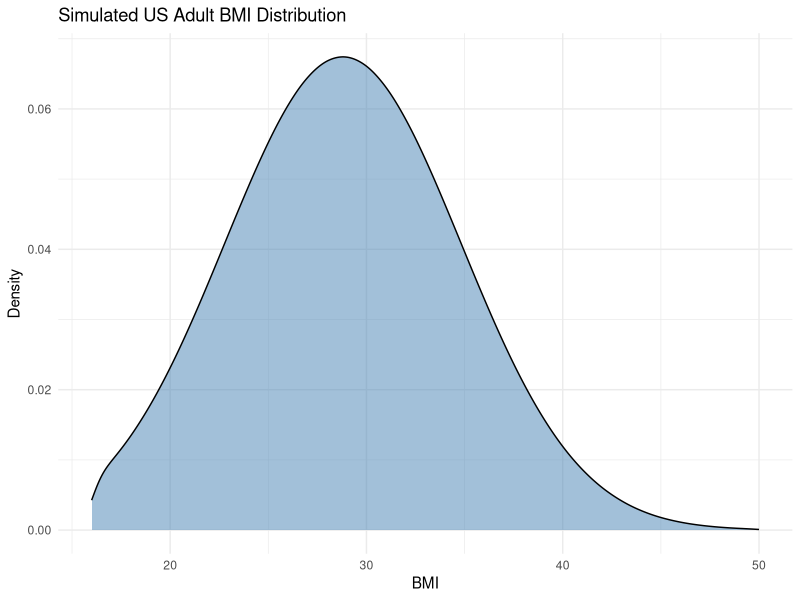
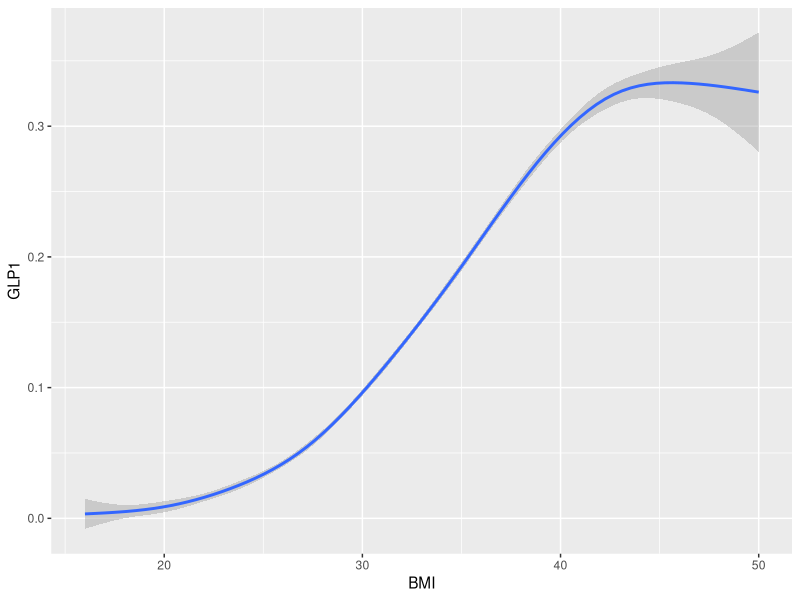
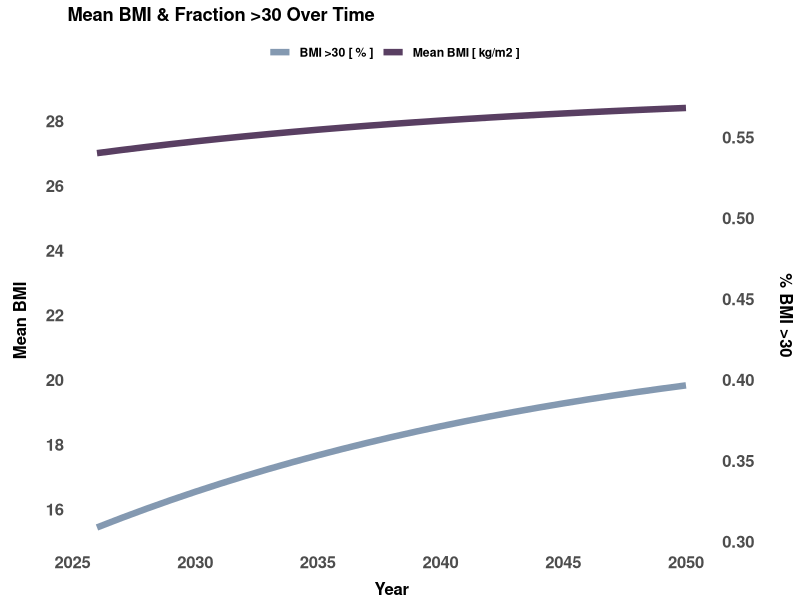
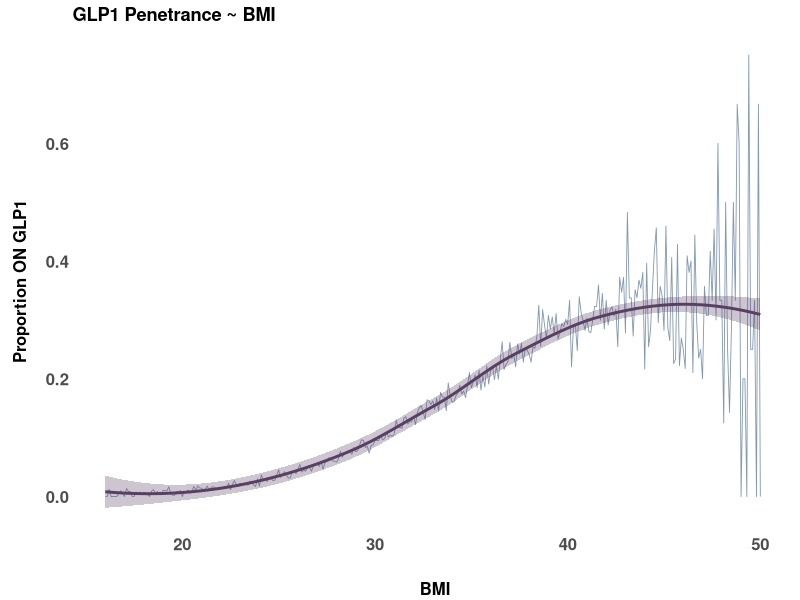
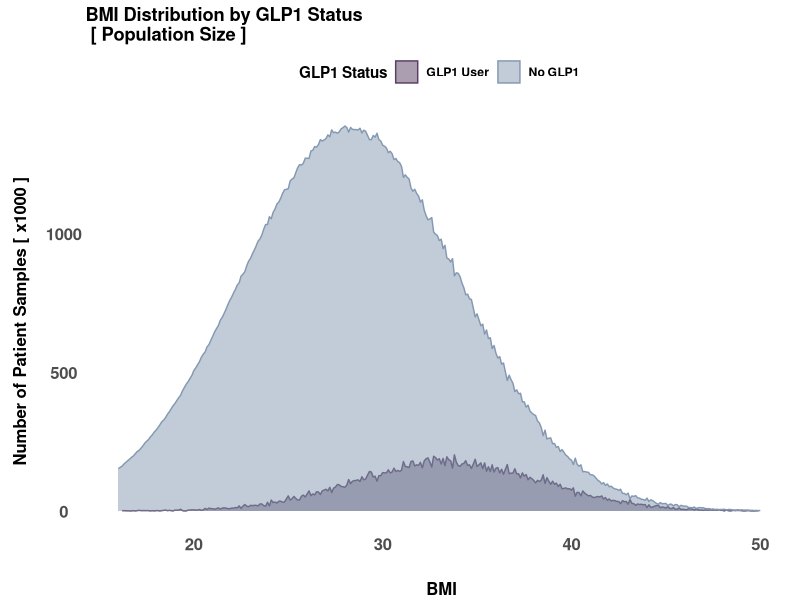
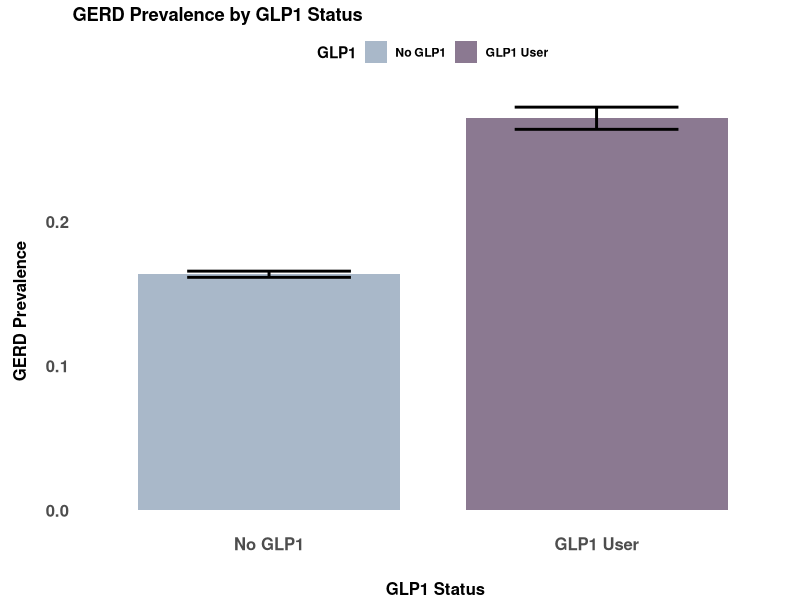
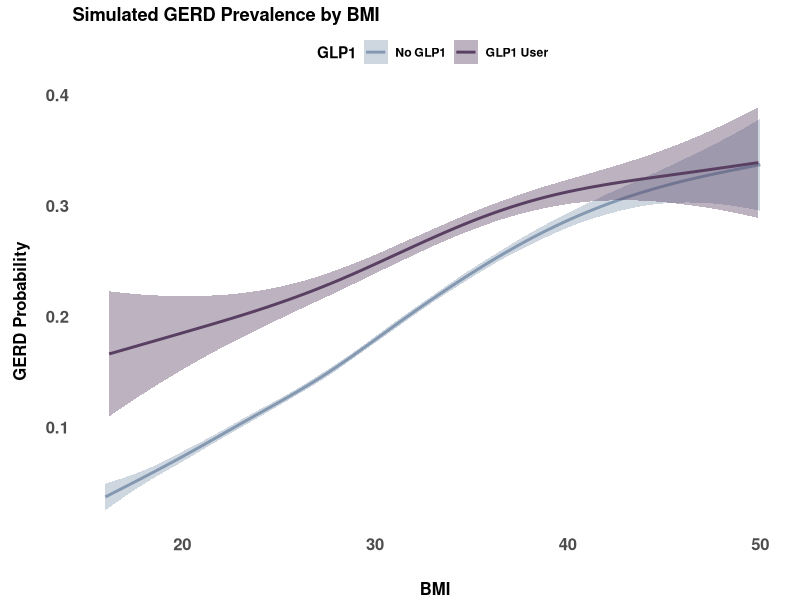
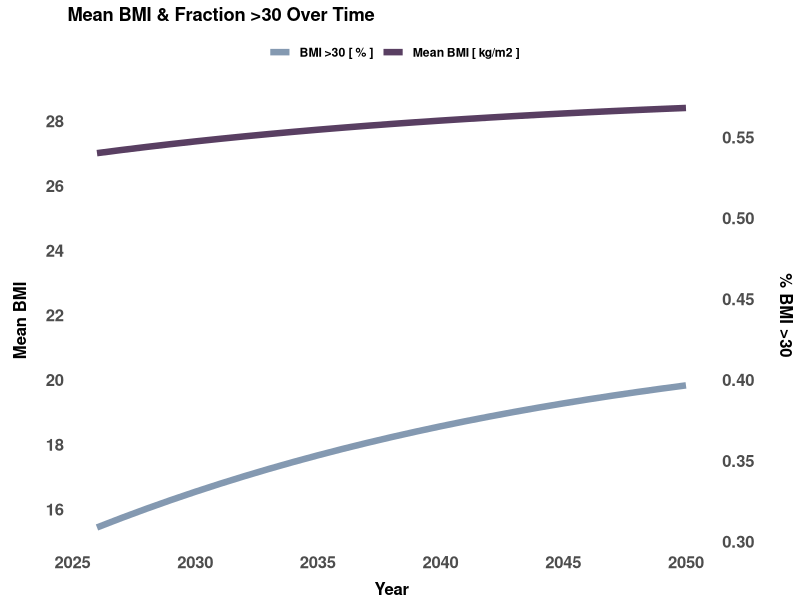

Write the R code that produced these figures, in order. (Note: this script raises an error after producing the figures.)

library(dplyr)
library(ggplot2)

set.seed(123)

# Total population fraction for simulation
n_patients <- 220000  

# BMI range
bmi_vals <- seq(16, 50, 0.1)

# Approximate BMI distribution: skewed normal using dnorm + exponential adjustment
# Start with normal peak ~27, sd ~6, then skew right a little
baseline_density <- dnorm(bmi_vals, mean = 27, sd = 6)
skew_factor <- exp((bmi_vals - 27)/20)   # skew right
density_vals <- baseline_density * skew_factor

# Normalize to probabilities
prob_vals <- density_vals / sum(density_vals)

# Number of simulated patients per BMI
n_per_bmi <- round(prob_vals * n_patients)

# Create patient-level BMI vector
bmi_population <- rep(bmi_vals, times = n_per_bmi)
length(bmi_population)  # should be close to 220,000

# Check distribution visually
ggplot(data.frame(BMI = bmi_population), aes(x = BMI)) +
  geom_density(fill = "steelblue", alpha = 0.5) +
  labs(title = "Simulated US Adult BMI Distribution",
       x = "BMI",
       y = "Density") +
  theme_minimal()



# Logistic GLP1 probability function
# Adjust parameters to get ~10% overall uptake and right BMI slope
glp1_mid   <- 34    # midpoint BMI where probability ~50% of max
glp1_slope <- 0.25     # steepness
glp1_max   <- 0.35     # maximum probability at very high BMI

# Compute probability for each patient's BMI
p_glp1 <- glp1_max / (1 + exp(-glp1_slope * (bmi_population - glp1_mid)))

# Assign GLP1 status randomly based on probability
glp1_status <- rbinom(length(bmi_population), size = 1, prob = p_glp1)

# Create patient-level dataframe
patients <- data.frame(
  BMI = bmi_population,
  GLP1 = glp1_status
)

# Quick check: overall GLP1 %
mean(patients$GLP1)  # should be around 10%


patients %>% ggplot(aes(BMI, GLP1)) + geom_smooth()


plot <- patients %>% group_by(BMI) %>% summarise(mean=mean(GLP1)) %>% 
  ggplot(aes(BMI, mean)) + geom_line(colour="#8499b1", linewidth=0.3) + 
  geom_smooth(fill="#593f62", colour="#593f62", alpha=0.3) +
  theme_minimal() +
   labs(title = "GLP1 Penetrance ~ BMI",
       x = "\n BMI",
       y = "Proportion ON GLP1\n") +
   theme(axis.text.y = element_blank(),
        axis.ticks.y = element_blank(),
        legend.position = "top") +
  theme(panel.background = element_blank(),
        panel.grid.major = element_blank(),
        panel.grid.minor = element_blank(),
        strip.background = element_blank(),
        strip.text = element_blank(),
        axis.line = element_blank(),
        axis.text.x = element_text(size = 12),
        axis.text.y = element_text(size = 12),
        axis.title.x = element_text(size = 12, vjust = -0.5),
        axis.title.y = element_text(size = 12, vjust = -0.5),
        plot.margin = margin(5, 5, 5, 5, "pt")) +
  theme(text = element_text(face = "bold"))


ggsave(file="../out/glp1_funct_bmi.svg", plot=plot, width=4, height=4)


# Count patients per BMI per group
bmi_counts <- patients %>%
  group_by(GLP1, BMI) %>%
  summarise(n = n()) %>%
  ungroup() %>% mutate(GLP1=ifelse(GLP1==0, "No GLP1", "GLP1 User")) %>%
  mutate(GLP1=as.factor(GLP1))

plot <- ggplot(bmi_counts, aes(x = BMI, y = n, colour = GLP1, fill = GLP1)) +
  geom_area(alpha = 0.5, position = "identity") +
  scale_fill_manual(values = c("No GLP1" = "#8499b1", "GLP1 User" = "#593f62")) +
  scale_color_manual(values = c("No GLP1" = "#8499b1", "GLP1 User" = "#593f62")) +
  labs(title = "BMI Distribution by GLP1 Status \n [ Population Size ]",
       x = "\n BMI",
       y = "Number of Patient Samples [ x1000 ] \n",
       fill = "GLP1 Status",
       color = "GLP1 Status") +
  theme_minimal() +
   theme(axis.text.y = element_blank(),
        axis.ticks.y = element_blank(),
        legend.position = "top") +
  theme(panel.background = element_blank(),
        panel.grid.major = element_blank(),
        panel.grid.minor = element_blank(),
        strip.background = element_blank(),
        strip.text = element_blank(),
        axis.line = element_blank(),
        axis.text.x = element_text(size = 12),
        axis.text.y = element_text(size = 12),
        axis.title.x = element_text(size = 12, vjust = -0.5),
        axis.title.y = element_text(size = 12, vjust = -0.5),
        plot.margin = margin(5, 5, 5, 5, "pt")) +
  theme(text = element_text(face = "bold"))


ggsave(file="../out/bmi_distribution_glp1_no_glp1.svg", plot=plot, width=4, height=4)



# Parameters
baseline_min <- 0.01   # 5% at BMI 16
baseline_max <- 0.35   # 35% at BMI 50
bmid <- 30             # midpoint where prevalence increases fastest
slope <- 0.15          # steepness

# Logistic-like baseline function
p_gerd_base <- baseline_min + 
  (baseline_max - baseline_min) / (1 + exp(-slope * (patients$BMI - bmid)))



sum(patients$GLP1)

# Relative risk by BMI
rr_low  <- 4.0   # max effect at low BMI
rr_high <- 1.0   # min effect at high BMI
k       <- 0.15  # decay rate

rr_bmi <- rr_high + (rr_low - rr_high) * exp(-k * (patients$BMI - min(patients$BMI)))


# If patient is on GLP1
patients$GERD_Prob <- ifelse(
  patients$GLP1 == 1,
  pmin(p_gerd_base * rr_bmi, 0.95),  # cap at 95%
  p_gerd_base
)

# Binary GERD flag
patients$GERD <- rbinom(nrow(patients), 1, patients$GERD_Prob)

# Quick checks
mean(patients$GERD)                      # should be ~20% overall
mean(patients$GERD[patients$GLP1 == 1]) # higher, ~2x baseline
mean(patients$GERD[patients$GLP1 == 0]) # baseline by BMI

head(patients)

summary_df <- patients %>%
  mutate(GLP1 = factor(GLP1, labels = c("No GLP1", "GLP1 User"))) %>%
  group_by(GLP1) %>%
  summarise(
    mean_gerd = mean(GERD),
    n = n(),
    se = sqrt(mean_gerd * (1 - mean_gerd) / n)
  )


plot <- ggplot(summary_df, aes(x = GLP1, y = mean_gerd, fill = GLP1)) +
  geom_col(width = 0.8, alpha=0.7) +
  geom_errorbar(aes(ymin = mean_gerd - 2.576*se, ymax = mean_gerd + 2.576*se),
                width = 0.5, size=1) +
  scale_fill_manual(values = c("No GLP1" = "#8499b1", "GLP1 User" = "#593f62")) +
  labs(
    title = "GERD Prevalence by GLP1 Status",
    x = "\n GLP1 Status",
    y = "GERD Prevalence \n"
  ) +
  theme_minimal() +
   theme(axis.text.y = element_blank(),
        axis.ticks.y = element_blank(),
        legend.position = "top") +
  theme(panel.background = element_blank(),
        panel.grid.major = element_blank(),
        panel.grid.minor = element_blank(),
        strip.background = element_blank(),
        strip.text = element_blank(),
        axis.line = element_blank(),
        axis.text.x = element_text(size = 12),
        axis.text.y = element_text(size = 12),
        axis.title.x = element_text(size = 12, vjust = -0.5),
        axis.title.y = element_text(size = 12, vjust = -0.5),
        plot.margin = margin(5, 5, 5, 5, "pt")) +
  theme(text = element_text(face = "bold"))

ggsave(file="../out/gerd_prevalence_glp1_no_glp1.svg", plot=plot, width=4, height=4)




plot <- patients %>% mutate(GLP1=as.factor(GLP1)) %>%
  ggplot(aes(x = BMI, y = GERD)) +
  geom_smooth(aes(color = GLP1, fill = GLP1),  span = 0.3, se=T) +
  scale_color_manual(values = c("0" = "#8499b1", "1" = "#593f62"),
                     labels = c("No GLP1", "GLP1 User")) +
  scale_fill_manual(values = c("0" = "#8499b1", "1" = "#593f62"),
                     labels = c("No GLP1", "GLP1 User")) +
  labs(
    title = "Simulated GERD Prevalence by BMI",
    x = "\n BMI",
    y = "GERD Probability \n"
  ) +
  theme_minimal() +
   theme(axis.text.y = element_blank(),
        axis.ticks.y = element_blank(),
        legend.position = "top") +
  theme(panel.background = element_blank(),
        panel.grid.major = element_blank(),
        panel.grid.minor = element_blank(),
        strip.background = element_blank(),
        strip.text = element_blank(),
        axis.line = element_blank(),
        axis.text.x = element_text(size = 12),
        axis.text.y = element_text(size = 12),
        axis.title.x = element_text(size = 12, vjust = -0.5),
        axis.title.y = element_text(size = 12, vjust = -0.5),
        plot.margin = margin(5, 5, 5, 5, "pt")) +
  theme(text = element_text(face = "bold"))

ggsave(file="../out/gerd_probability_glp1_no_glp1.svg", plot=plot, width=4, height=4)




# Over time


library(ggplot2)
library(dplyr)

years <- 2026:2050

# Smooth mean BMI increase (saturating)
mean_bmi <- 27 + (29 - 27) * (1 - exp(-0.05 * (years - 2026)))

# Slightly increasing SD to allow tail to grow faster
sd_bmi <- 6 + 0.1 * (years - 2026)/(2050-2026)

# Fraction >30 (computed independently)
frac_over30 <- 1 - pnorm(30, mean = mean_bmi, sd = sd_bmi)

df <- data.frame(Year = years, mean_BMI = mean_bmi, SD = sd_bmi, frac_over30 = frac_over30)


# Plot mean BMI vs fraction >30
plot <- ggplot(df) +
  geom_line(aes(x=Year, y=mean_BMI, color="Mean BMI [ kg/m2 ] "), size=2.2) +
  geom_line(aes(x=Year, y=frac_over30*50, color="BMI >30 [ % ]"), size=2.2) + 
  scale_y_continuous(
    name="Mean BMI \n", breaks = seq(0, 35, by = 2),
    sec.axis = sec_axis(~./50, name="% BMI >30 \n",  breaks = seq(0.2, 0.9, by = 0.05))  # scale fraction for plotting
  ) +
  labs(title="Mean BMI & Fraction >30 Over Time",  color = "") +
  scale_color_manual(values=c("#8499b1", "#593f62")) +
   theme_minimal() +
   theme(axis.text.y = element_blank(),
        axis.ticks.y = element_blank(),
        legend.position = "top") +
  theme(panel.background = element_blank(),
        panel.grid.major = element_blank(),
        panel.grid.minor = element_blank(),
        strip.background = element_blank(),
        strip.text = element_blank(),
        axis.line = element_blank(),
        axis.text.x = element_text(size = 12),
        axis.text.y = element_text(size = 12),
        axis.title.x = element_text(size = 12, vjust = -0.5),
        axis.title.y = element_text(size = 12, vjust = -0.5),
        plot.margin = margin(5, 5, 5, 5, "pt")) +
  theme(text = element_text(face = "bold"))

plot

ggsave(file="../out/bmis_over_time.svg", plot=plot, width=4, height=4)


# Create BMI bins for visualization
patients <- patients %>% 
  mutate(BMI_bin = cut(BMI, breaks = seq(15, 50, by = 1)))

# Compute GERD prevalence per BMI bin
gerd_by_bmi <- patients %>%
  group_by(BMI_bin) %>%
  summarise(
    mean_BMI = mean(BMI),
    GERD_prev = mean(GERD)
  )



# Function to map BMI to GERD probability
get_gerd_prob <- approxfun(gerd_by_bmi$mean_BMI, gerd_by_bmi$GERD_prev, rule=3)



n_patients <- 100000  # per year

gerd_over_time <- lapply(1:nrow(df), function(i) {
  year <- df$Year[i]
  mean_b <- df$mean_BMI[i]
  sd_b   <- df$SD[i]

  # Sample BMI for this year
  bmi_sim <- rnorm(n_patients, mean = mean_b, sd = sd_b)
  # Map BMI to GERD probability using the previous curve
  gerd_prob <- get_gerd_prob(bmi_sim)
  
  # Compute mean GERD prevalence for this year
  data.frame(Year = year,
             GERD_prev = mean(gerd_prob))
}) %>% bind_rows()

gerd_over_time



plot <- ggplot(gerd_over_time, aes(x=Year, y=GERD_prev)) +
  geom_smooth(color="#8499b1", size=2.5) +
  labs(title="Projected GERD Prevalence\nOver Time [ US Population ]",
       x="\n Year",
       y="GERD Prevalence \n") +
  scale_y_continuous(
    name="GERD Prevalence [%] \n",
    limits = c(0.1, 0.20),          # adjust as needed
    breaks = seq(0.1, 0.20, by=0.02),  # breaks every 5%
    labels = scales::percent_format(accuracy = 1)  # show as % 
  ) +
  theme_minimal() +
   theme(axis.text.y = element_blank(),
        axis.ticks.y = element_blank(),
        legend.position = "top") +
  theme(panel.background = element_blank(),
        panel.grid.major = element_blank(),
        panel.grid.minor = element_blank(),
        strip.background = element_blank(),
        strip.text = element_blank(),
        axis.line = element_blank(),
        axis.text.x = element_text(size = 12),
        axis.text.y = element_text(size = 12),
        axis.title.x = element_text(size = 12, vjust = -0.5),
        axis.title.y = element_text(size = 12, vjust = -0.5),
        plot.margin = margin(5, 5, 5, 5, "pt")) +
  theme(text = element_text(face = "bold"))

ggsave(file="../out/gerd_over_time.svg", plot=plot, width=4, height=4)



# Patient level BMI drift

years <- 2026:2050

start_glp1  <- mean(patients$GLP1)  # ~10%
target_glp1 <- 0.25

rate <- 0.08  # controls speed of adoption

glp1_target_curve <- start_glp1 + 
  (target_glp1 - start_glp1) * (1 - exp(-rate * (years - 2026)))

glp1_target_curve

# Mean BMI trajectory (smooth, saturating)
mean_bmi_year <- 27 + (29 - 27) * (1 - exp(-0.06 * (years - 2026)))

bmi_shift <- mean_bmi_year - mean(mean_bmi_year)[1]

patients$BMI_2026 <- patients$BMI

glp1_prob_fn <- function(bmi) {
  glp1_mid   <- 34
  glp1_slope <- 0.25
  glp1_max   <- 0.35
  
  glp1_max / (1 + exp(-glp1_slope * (bmi - glp1_mid)))
}


gerd_base_fn <- function(bmi) {
  baseline_min <- 0.01
  baseline_max <- 0.35
  bmid <- 30
  slope <- 0.15
  
  baseline_min + 
    (baseline_max - baseline_min) / (1 + exp(-slope * (bmi - bmid)))
}

rr_fn <- function(bmi) {
  rr_low  <- 4.0
  rr_high <- 1.0
  k <- 0.15
  
  rr_high + (rr_low - rr_high) * exp(-k * (bmi - min(bmi)))
}


patients_over_time <- lapply(seq_along(years), function(i) {
  
  year <- years[i]
  
  # Shift BMI
  bmi_year <- patients$BMI_2026 + bmi_shift[i]
  
  # ---- Passive GLP1 (BMI driven) ----
  p_glp1_passive <- glp1_prob_fn(bmi_year)
  glp1_passive <- rbinom(length(bmi_year), 1, p_glp1_passive)
  
  # ---- Target 25% GLP1 ----
  target_rate <- glp1_target_curve[i]
  
  # Adjust probabilities proportionally to hit target
  scaling_factor <- target_rate / mean(p_glp1_passive)
  p_glp1_target <- pmin(p_glp1_passive * scaling_factor, 0.95)
  
  glp1_target <- rbinom(length(bmi_year), 1, p_glp1_target)
  
  data.frame(
    Year = year,
    BMI = bmi_year,
    GLP1_passive = glp1_passive,
    GLP1_target25 = glp1_target
  )
})

patients_over_time <- bind_rows(patients_over_time)



data.frame(patients_over_time %>%
  group_by(Year) %>%
  summarise(GLP1_passive  = mean(GLP1_passive ), GLP1_target25= mean(GLP1_target25 ) ))

library(tidyr)

glp1_rates <- patients_over_time %>%
  group_by(Year) %>%
  summarise(
    Passive = mean(GLP1_passive),
    Target25 = mean(GLP1_target25)
  ) %>%
  pivot_longer(-Year, names_to = "Scenario", values_to = "Rate")


# ggplot(glp1_rates, aes(x = Year, y = Rate, color = Scenario)) +
#   geom_line(size = 2) +
#   scale_y_continuous(
#     labels = scales::percent_format(accuracy = 1),
#     breaks = seq(0, 0.30, by = 0.05),
#     limits = c(0, 0.30)
#   ) +
#   scale_color_manual(
#     values = c("Passive" = "#8499b1",
#                "Target25" = "#593f62")
#   ) +
#   labs(
#     title = "GLP1 Uptake Over Time:\nPassive [BMI drift] vs Target 25% Adoption",
#     x = "\nYear",
#     y = "GLP1 Penetration [%]\n",
#     color = ""
#   ) +
#   theme_minimal() +
#   theme(
#     legend.position = "top",
#     axis.text = element_text(size = 12),
#     axis.title = element_text(size = 12),
#     panel.grid.major = element_blank(),
#     panel.grid.minor = element_blank(),
#     text = element_text(face = "bold")
#   )


glp1_wide <- glp1_rates %>%
  pivot_wider(names_from = Scenario, values_from = Rate)

plot <- ggplot(glp1_wide, aes(x = Year)) +
    geom_ribbon(aes(ymin = Passive, ymax = Target25),
              fill = "#593f62", alpha = 0.4) +
  geom_line(aes(y = Passive, color = "Passive"), size = 2) +
  geom_line(aes(y = Target25, color = "Target 25%"), size = 2) +
  scale_y_continuous(
    labels = scales::percent_format(accuracy = 1),
    breaks = seq(0, 0.30, by = 0.05),
    limits = c(0, 0.30)
  ) +
  scale_color_manual(
    values = c("Passive" = "#ADC6CC",
               "Target 25%" = "#151C5C")
  ) +
  labs(
    title = "GLP1 Uptake Over Time:\nPassive (BMI drift-driven) vs. \nTarget 25% Adoption",
    x = "\nYear",
    y = "GLP1 Penetration [%]\n",
    color = ""
  ) +
  theme_minimal() +
  theme(
    legend.position = "top",
    axis.text = element_text(size = 12),
    axis.title = element_text(size = 12),
    panel.grid.major = element_blank(),
    panel.grid.minor = element_blank(),
    text = element_text(face = "bold")
  )

ggsave(file="../out/glp1_over_time.svg", plot=plot, width=4, height=4)



patients_over_time %>%
  group_by(Year, BMI) %>%
  summarise(
    Passive = mean(GLP1_passive),
    Target25 = mean(GLP1_target25)
  )


gerd_lookup <- patients %>%
  group_by(BMI) %>%
  summarise(
    GERD_noGLP1  = mean(GERD_Prob[GLP1 == 0]),
    GERD_withGLP1 = mean(GERD_Prob[GLP1 == 1])
  )

gerd_lookup[is.na(gerd_lookup)] <- 0

glp1_bmi_year <- patients_over_time %>%
  mutate(BMI=round(BMI, 1)) %>%
  group_by(Year, BMI) %>%
  summarise(
    Passive  = mean(GLP1_passive),
    Target25 = mean(GLP1_target25),
    .groups = "drop"
  )


glp1_bmi_year <- glp1_bmi_year %>%
  left_join(gerd_lookup, by = "BMI")


glp1_bmi_year[is.na(glp1_bmi_year)] <- 0


glp1_bmi_year <- glp1_bmi_year %>%
  mutate(
    GERD_passive =
      (1 - Passive)  * GERD_noGLP1 +
      Passive        * GERD_withGLP1,

    GERD_target25 =
      (1 - Target25) * GERD_noGLP1 +
      Target25       * GERD_withGLP1
  )


bmi_weights <- patients_over_time %>%
  group_by(Year, BMI) %>%
  summarise(n = n(), .groups = "drop") %>%
  group_by(Year) %>%
  mutate(weight = n / sum(n)) %>%
  select(-n)

glp1_bmi_year <- glp1_bmi_year %>%
  left_join(bmi_weights %>% ungroup() %>% mutate(BMI=round(BMI, 1)), by = c("Year","BMI"))


gerd_over_time <- glp1_bmi_year %>%
  group_by(Year) %>%
  summarise(
    Passive  = sum(GERD_passive  * weight, na.rm = TRUE),
    Target25 = sum(GERD_target25 * weight, na.rm = TRUE)
  )

mean(gerd_over_time$Passive)
mean(gerd_over_time$Target25)


gerd_over_time %>% rename("Passive")
ggplot(gerd_over_time, aes(x = Year)) +
  geom_ribbon(aes(ymin = Passive, ymax = Target25),
              fill = "#e6b3b3", alpha = 0.4) +
  geom_smooth(aes(y = Passive, color = "Passive"), size = 2) +
  geom_smooth(aes(y = Target25, color = "Target25"), size = 2) +
  scale_y_continuous(
    labels = scales::percent_format(accuracy = 0.1),
    breaks = seq(0, 0.30, by = 0.02), limits=c(0.1,0.16)
  ) +
  scale_color_manual(
    values = c("Passive" = "#7f0000",
               "Target25" = "#c51b8a")
  ) +
  labs(
    title = "Projected GERD Prevalence\nGLP1 Adoption Scenarios",
    x = "\nYear",
    y = "GERD Prevalence [%]\n",
    color = ""
  ) +

  theme_minimal() +
  theme(
    legend.position = "top",
    text = element_text(face = "bold")
  )


# Start GLP1

t <- seq(0, 24, by = 0.1)

rr_fun <- function(t, A, k1, k2, floor) {
  1 + A * (1 - exp(-k1 * t)) * exp(-k2 * t) +
    (floor - 1) * (1 - exp(-0.3 * t))
}


df <- bind_rows(
  data.frame(
    Month = t,
    RR = rr_fun(t, A = 3.5, k1 = 2.5, k2 = 0.4, floor = 1.6),
    Scenario = "b) Sharp Early Peak"
  ),
  data.frame(
    Month = t,
    RR = rr_fun(t, A = 2.8, k1 = 1.5, k2 = 0.3, floor = 1.5),
    Scenario = "c) Moderate Peak"
  ),
  data.frame(
    Month = t,
    RR = rr_fun(t, A = 2.2, k1 = 1.2, k2 = 0.5, floor = 1.4),
    Scenario = "d) Slower Rise"
  ),
  data.frame(
    Month = t,
    RR = rr_fun(t, A = 4.0, k1 = 3.5, k2 = 0.6, floor = 1.7),
    Scenario = "a) Very Sharp Peak"
  )
)

df

plot <- ggplot(df, aes(Month, RR, color = Scenario)) +
  geom_line(size = 2.5, alpha=0.8) +
  scale_y_continuous(limits = c(0, 4)) +
  labs(
    title = "GERD Relative Risk After Start GLP1",
    x = "\nMonths Since Initiation",
    y = "Relative Risk\n"
  ) +
  scale_colour_manual(values=c("#615f85", "#4c7195", "#be94a4" , "#e0cf68")) +
  theme_minimal() +
  geom_hline(yintercept=1, linetype="dashed", color = "black") +
  theme(
    legend.position = "right",
    axis.text = element_text(size = 12),
    axis.title = element_text(size = 12),
    panel.grid.major = element_blank(),
    panel.grid.minor = element_blank(),
    text = element_text(face = "bold")
  )

plot

ggsave(file="../out/start_glp1_rr_gerd.svg", plot=plot, width=5, height=4)



# BMI drops

library(dplyr)
library(ggplot2)

set.seed(42)

# --- Step 1: Simulate BMI population ---
population_size <- 10000
mean_bmi <- 30
sd_bmi <- 7

bmi_population <- rnorm(population_size, mean = mean_bmi, sd = sd_bmi)

# Truncate to BMI > 25
bmi_population <- bmi_population[bmi_population > 25]
population_size_truncated <- length(bmi_population)
population_size_truncated
# 7609 (similar to Python example)

# --- Step 2: Define weight loss distributions ---
mean_loss_6m <- 7.5 / 100   # 7.5%
sd_loss_6m   <- 3 / 100     # ±3%
mean_loss_12m <- 17.5 / 100 # 17.5%
sd_loss_12m   <- 5 / 100    # ±5%

# Generate initial random weight losses
loss_6m <- rnorm(population_size_truncated, mean = mean_loss_6m, sd = sd_loss_6m)
loss_12m <- rnorm(population_size_truncated, mean = mean_loss_12m, sd = sd_loss_12m)

# --- Step 3: Apply raw weight losses ---
bmi_after_6m <- bmi_population * (1 - loss_6m)
bmi_after_12m <- bmi_population * (1 - loss_12m)

df_truncated <- data.frame(
  Initial_BMI = bmi_population,
  BMI_after_6m = bmi_after_6m,
  BMI_after_12m = bmi_after_12m
)

# --- Step 4: Rank-based proportional adjustment ---
# Higher BMI patients lose slightly more
ranked_idx <- order(df_truncated$Initial_BMI, decreasing = TRUE)

# Create linear scaled loss vectors
loss_6m_adjusted <- seq(mean_loss_6m - sd_loss_6m, mean_loss_6m + sd_loss_6m, length.out = population_size_truncated)
loss_12m_adjusted <- seq(mean_loss_12m - sd_loss_12m, mean_loss_12m + sd_loss_12m, length.out = population_size_truncated)

# Apply adjusted loss according to rank
adjusted_loss_6m <- loss_6m_adjusted[ranked_idx]
adjusted_loss_12m <- loss_12m_adjusted[ranked_idx]

bmi_after_6m_adj <- bmi_population * (1 - adjusted_loss_6m)
bmi_after_12m_adj <- bmi_population * (1 - adjusted_loss_12m)

df_adjusted <- data.frame(
  Initial_BMI = bmi_population,
  BMI_after_6m = bmi_after_6m_adj,
  BMI_after_12m = bmi_after_12m_adj
)

# --- Step 5: Summary statistics ---
summary_stats <- df_adjusted %>% summarise(
  Initial_Mean = mean(Initial_BMI),
  After6M_Mean = mean(BMI_after_6m),
  After12M_Mean = mean(BMI_after_12m),
  Initial_SD = sd(Initial_BMI),
  After6M_SD = sd(BMI_after_6m),
  After12M_SD = sd(BMI_after_12m),
  Initial_Above30 = mean(Initial_BMI > 30) * 100,
  Initial_Above25 = mean(Initial_BMI > 25) * 100,
  After6M_Above30 = mean(BMI_after_6m > 30) * 100,
  After6M_Above25 = mean(BMI_after_6m > 25) * 100,
  After12M_Above30 = mean(BMI_after_12m > 30) * 100,
  After12M_Above25 = mean(BMI_after_12m > 25) * 100
)

summary_stats

# Reshape to long format
df_long <- df_adjusted %>%
  pivot_longer(
    cols = c(Initial_BMI, BMI_after_6m, BMI_after_12m),
    names_to = "Timepoint",
    values_to = "BMI"
  )

# Plot with legend
plot <- ggplot(df_long, aes(x = BMI, fill = Timepoint)) +
  #geom_histogram(binwidth = 1, alpha = 0.7, position = "identity") +
  geom_density(alpha = 0.7, colour="white") +
  labs(
    title = "Best-case BMI Distributions\nAfter GLP-1 Start",
    x = "\nBMI",
    y = paste("Patient Proportion \n"),
    fill = "Timepoint"
  ) +
  scale_fill_manual(
    values = c("Initial_BMI" = "#593f62", 
               "BMI_after_6m" = "#151C5C", 
               "BMI_after_12m" = "#ADC6CC"),
    labels = c("BMI after 12 months", "BMI after 6 months","Initial BMI")
  ) +
  xlim(17,50) +
  theme_minimal() +
  theme(
    legend.position = "right",
    axis.text = element_text(size = 12),
    axis.title = element_text(size = 12),
    panel.grid.major = element_blank(),
    panel.grid.minor = element_blank(),
    text = element_text(face = "bold")
  )

ggsave(file="../out/bmi_drops.svg", plot=plot, width=6, height=4)





library(ggplot2)
library(dplyr)

t <- seq(0, 24, by = 0.1)  # months

# Function for %BMI change
bmi_drop_fun <- function(t, max_drop, k1, k2, floor = 0.15, rebound = 0.02) {
  # max_drop: maximum % reduction at peak
  # k1: speed of initial drop
  # k2: speed of tapering/stabilizing
  # floor: minimum stable reduction fraction (e.g., 15%)
  # rebound: tiny increase after stabilization
  drop <- max_drop * (1 - exp(-k1 * t)) * exp(-k2 * t)
  stabilized <- floor * (1 - exp(-0.1 * t))
  rebound_effect <- rebound * (1 - exp(-0.05 * (t - 12))) * (t > 12)
  drop + stabilized + rebound_effect
}

df_bmi <- bind_rows(
  data.frame(
    Month = t,
    BMI_Reduction = bmi_drop_fun(t, max_drop = 0.18, k1 = 0.5, k2 = 0.05, floor = 0.02, rebound = 0.03),
    Scenario = "a) Sharp Early Drop"
  ),
  data.frame(
    Month = t,
    BMI_Reduction = bmi_drop_fun(t, max_drop = 0.10, k1 = 0.4, k2 = 0.03, floor = 0.05, rebound = 0.015),
    Scenario = "b) Moderate Responders"
  ),
  data.frame(
    Month = t,
    BMI_Reduction = bmi_drop_fun(t, max_drop = 0.10, k1 = 0.3, k2 = 0.02, floor = 0.10, rebound = 0.02),
    Scenario = "c) Slower Good Responder"
  ),
  data.frame(
    Month = t,
    BMI_Reduction = bmi_drop_fun(t, max_drop = 0.18, k1 = 0.6, k2 = 0.06, floor = 0.02, rebound = 0.005),
    Scenario = "d) Very Sharp Drop"
  )
)

# Plot
plot_bmi <- ggplot(df_bmi, aes(Month, -BMI_Reduction, color = Scenario)) +
  geom_line(size = 2, alpha = 0.8) +
  scale_y_continuous(labels = scales::percent_format(accuracy = 1)) +
  labs(
    title = "Projected % BMI Reduction After Start GLP1",
    x = "\nMonths Since Initiation",
    y = "BMI Reduction (%)\n"
  ) +
  scale_colour_manual(values=c("#615f85", "#4c7195", "#be94a4" , "#e0cf68")) +
  theme_minimal() +
  ylim(-0.20,0.10) +
  geom_hline(yintercept=0, linetype="dashed", color = "black") +
  theme(
    legend.position = "right",
    axis.text = element_text(size = 12),
    axis.title = element_text(size = 12),
    panel.grid.major = element_blank(),
    panel.grid.minor = element_blank(),
    text = element_text(face = "bold")
  )

plot_bmi

ggsave(file="../out/glp1_bmi_reduction.svg", plot=plot_bmi, width=6, height=4)


# Net effect

library(ggplot2)

set.seed(123)

n <- 10000

# Use a normal distribution
net_effect <- rnorm(n, mean = 0.12, sd = 0.07)

# Introduce skew: negative tail ~20%
net_effect <- net_effect - 0.1 * (runif(n) < 0.2)

# Clip extreme values for realism
net_effect <- pmin(pmax(net_effect, -0.2), 0.35)

# Compute density manually
dens <- density(net_effect)
df_dens <- data.frame(x = dens$x, y = dens$y / max(dens$y))  # normalize y to max 1
df_dens$`Net Effect` <- ifelse(df_dens$x < 0, "Negative", "Positive")

# Plot with two colors
plot <- ggplot(df_dens, aes(x = x, y = y, fill = `Net Effect`)) +
  geom_area(alpha = 0.5) +
  geom_vline(xintercept = 0, linetype = "dashed", color = "black") +
  scale_fill_manual(values = c("Negative" = "#593f62", "Positive" = "#8499b1")) +
  labs(
    title = "Simulated Distribution\nNet Effect of GLP1 on GERD Risk",
    x = "\nNet GERD Risk (pos = higher risk)",
    y = "Patient density \n"
  ) +
  theme_minimal() +
  theme(
    legend.position = "top",
    axis.text = element_text(size = 12),
    axis.title = element_text(size = 12),
    panel.grid.major = element_blank(),
    panel.grid.minor = element_blank(),
    text = element_text(face = "bold")
  )

plot

ggsave(file="../out/net_effect.svg", plot=plot, width=4, height=4)
